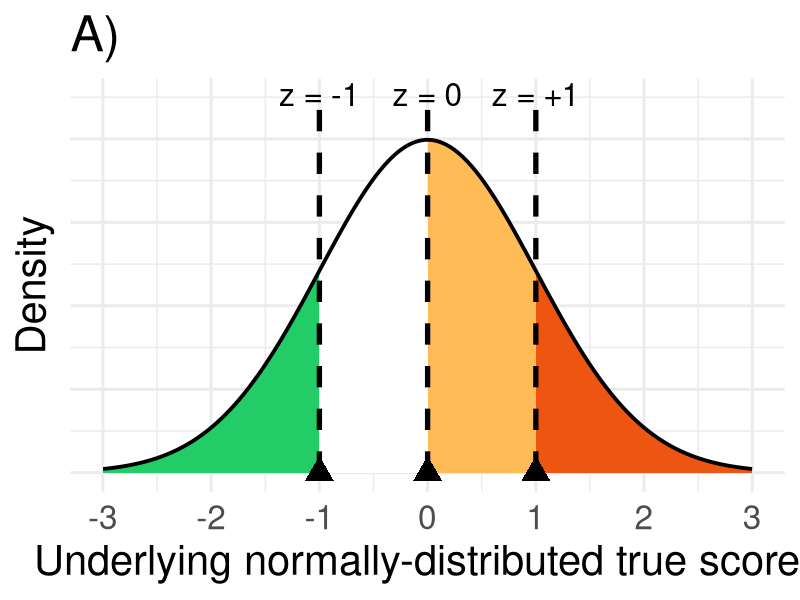
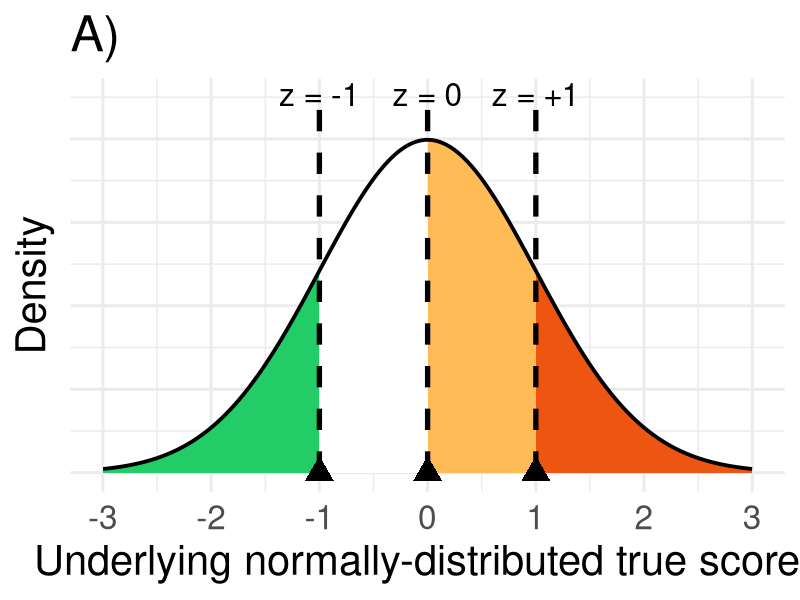
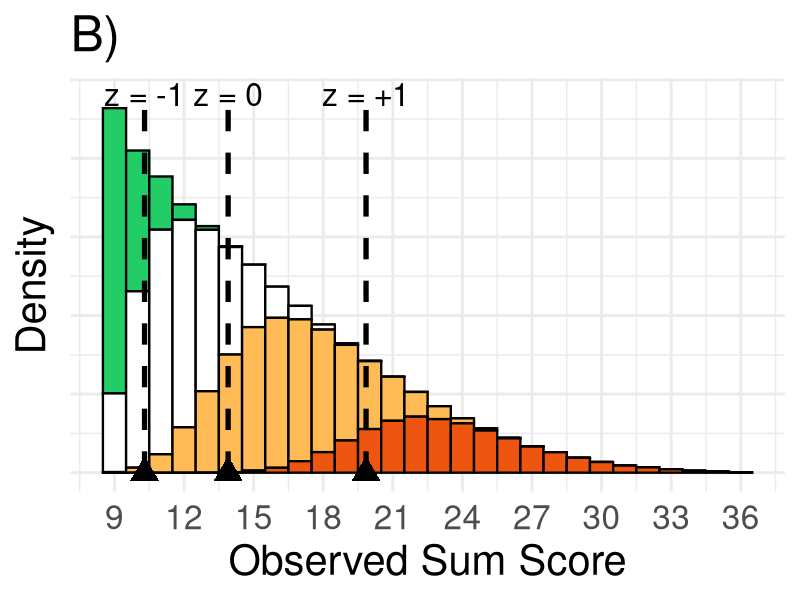
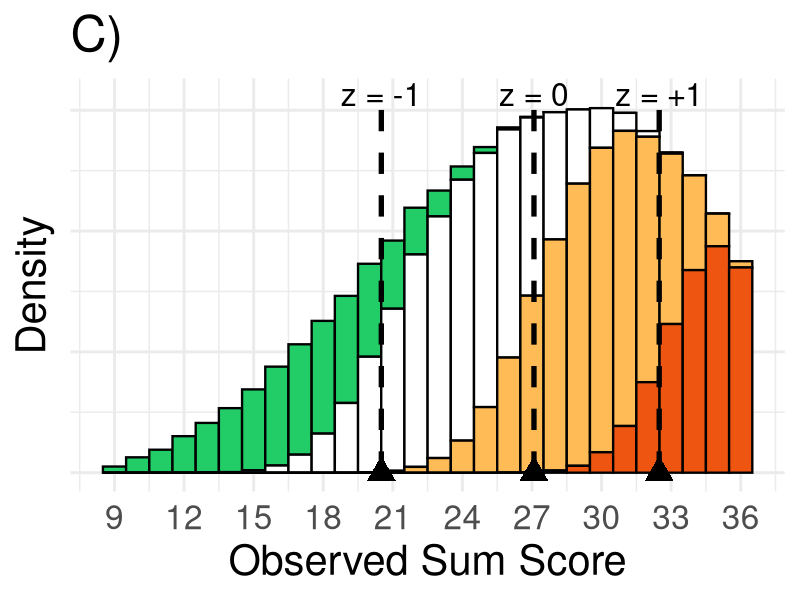

Here is the R script that generated these plots, in order:
library(ggplot2)

set.seed(0)

# ----------------------------
# SETTINGS
# ----------------------------
N = 200000
J = 9  # 9 items, 4-point Likert (ordinal via thresholds)

# Latent trait (true z-score scale)
z = rnorm(N, 0, 1)

# Four broad color bands for reference only
band = cut(
  z,
  breaks = c(-Inf, -1, 0, 1, Inf),
  labels = c("< -1", "-1 to 0", "0 to +1", "> +1"),
  right = FALSE
)
band = factor(band, levels = c("< -1", "-1 to 0", "0 to +1", "> +1"))

pal4 = c(
  "< -1"    = "#22CC66",
  "-1 to 0" = "#FFFFFF",
  "0 to +1" = "#FFBB55",
  "> +1"    = "#EE5511"
)

# Random item thresholds (3 per item -> 4 categories), then shift them
cuts0 = t(replicate(J, sort( seq(-1.3, 1.3, length.out=3)  )))  # J x 3

shift_floor = 1.4  # larger = more floor distortion
shift_mid   = -0.7  # smaller = less distortion

cuts_floor = cuts0 + shift_floor
cuts_mid   = cuts0 + shift_mid

# ----------------------------
# PLOT 1: latent Gaussian with shaded regions + cut lines
# ----------------------------
z_grid = seq(-3.5, 3.5, length.out = 3000)
dens   = dnorm(z_grid)

band_grid = cut(
  z_grid,
  breaks = c(-Inf, -1, 0, 1, Inf),
  labels = c("< -1", "-1 to 0", "0 to +1", "> +1"),
  right = FALSE
)
band_grid = factor(band_grid, levels = levels(band))

df_lat = data.frame(z = z_grid, dens = dens, band = band_grid)

p_latent = ggplot(df_lat, aes(x = z, y = dens)) +
  geom_text(data=data.frame(),aes(x = c(-1,0,1), y = Inf, label = c("z = -1", "z = 0", "z = +1")),
    vjust = 1.2, size = 8  ) +
  geom_area(aes(fill = band), color = NA) +
  geom_line(color = "black", linewidth = 1.3) +
  geom_segment(data = data.frame(),
    aes(x = c(-1,0,1), xend = c(-1,0,1), y = 0, yend = 0.45),
    linetype = 2, linewidth = 1.8  ) +
  scale_fill_manual(values = pal4, guide = "none") +
  scale_x_continuous(limits = c(-3, 3), breaks = seq(-3, 3, 1)) +
  geom_point( data = data.frame(), aes(x = c(-1,0,1), y = 0),
    shape = 17, size = 7 ) +
  labs(x = "Underlying normally-distributed true scores", y = "Density", title = "A)") +
  theme_minimal(base_size = 22) +
  theme(axis.text.y = element_blank(),
        text=element_text(size=30)); p_latent

# ----------------------------
# SIMULATION: sum scores under a given threshold matrix
# ----------------------------
simulate_sumscore = function(cuts_mat) {
  sumscore = rep.int(0L, N)
  for (j in 1:J) {
    ystar = z + rnorm(N,0,1)  # probit-style latent response
    sumscore = sumscore +
      1L +
      (ystar > cuts_mat[j, 1]) +
      (ystar > cuts_mat[j, 2]) +
      (ystar > cuts_mat[j, 3])
  }
  sumscore
}

sum_floor = simulate_sumscore(cuts_floor)
sum_mid   = simulate_sumscore(cuts_mid)

# Data frames with the 4-band coloring (no legend)
df_floor = data.frame(SumScore = sum_floor, band = band)
df_mid2  = data.frame(SumScore = sum_mid,   band = band)

# Stacked-bar data with GLOBAL density (avoids the "rare bands inflated" artifact)
make_counts = function(d) {
  out = as.data.frame(table(SumScore = d$SumScore, band = d$band))
  out$SumScore = as.numeric(as.character(out$SumScore))
  out$density = out$Freq / N  # binwidth = 1
  out
}

dfc_floor = make_counts(df_floor)
dfc_mid   = make_counts(df_mid2)

# ----------------------------
# Map z = -1, 0, +1 to expected sum score E(S | z) analytically
# ----------------------------
Ez_to_Esum = function(z0, cuts_mat) {
  out = 0
  for (j in 1:J) {
    t1 = cuts_mat[j, 1]; t2 = cuts_mat[j, 2]; t3 = cuts_mat[j, 3]
    # Probabilities for ordinal categories given z0 in probit model
    p1 = pnorm(t1 - z0)
    p2 = pnorm(t2 - z0) - pnorm(t1 - z0)
    p3 = pnorm(t3 - z0) - pnorm(t2 - z0)
    p4 = 1 - pnorm(t3 - z0)
    out = out + (1*p1 + 2*p2 + 3*p3 + 4*p4)
  }
  out
}

z_ref = c(-1, 0, 1)

E_floor = sapply(z_ref, Ez_to_Esum, cuts_mat = cuts_floor)
E_mid   = sapply(z_ref, Ez_to_Esum, cuts_mat = cuts_mid)

df_ref_floor = data.frame(SumScore = E_floor, lab = c("z = -1", "z = 0", "z = +1"))
df_ref_mid   = data.frame(SumScore = E_mid,   lab = c("z = -1", "z = 0", "z = +1"))

# ----------------------------
# PLOT 2 & 3: sum-score distributions with 4-band colors + cut lines (no legend)
# ----------------------------
plot_sum = function(dfc, df_ref, ttl) {
  dfc_tot <- aggregate(density ~ SumScore, data = dfc, sum)
  ymax <- max(dfc_tot$density)
  
  ggplot(dfc) +
    coord_cartesian(ylim=c(0,ymax*1.03))+
    geom_col(
      aes(x = SumScore, y = density, fill = band),
      width = 1, color = "black", linewidth = 0.8
    ) +
    # dashed lines that STOP before the top
    geom_segment(
      data = df_ref,
      aes(x = SumScore, xend = SumScore, y = 0, yend = ymax * 1),
      linetype = 2, linewidth = 1.8
    ) +
    geom_point(
      data = df_ref, aes(x = SumScore, y = 0),
      shape = 17, size = 7
    ) +
    # labels at the very top (inside panel), no overlap since lines stop lower
    geom_text(
      data = df_ref,
      aes(x = SumScore, y = Inf, label = lab),
      vjust = 1.2, size = 8
    ) +
    scale_fill_manual(values = pal4, guide = "none") +
    scale_x_continuous(
      breaks = seq(J, 4*J, 3),
      limits = c(J - 0.5, 4*J + 0.5)
    ) +
    labs(x = "Observed Sum Score", y = "Density", title = ttl) +
    theme_minimal(base_size = 22) +
    theme(axis.text.y = element_blank(),
          text=element_text(size=30))
}


p_sum_floor = plot_sum(dfc_floor, df_ref_floor, "B)")

p_sum_mid = plot_sum(dfc_mid, df_ref_mid, "C)")

# ----------------------------
# PRINT
# ----------------------------
p_latent
p_sum_floor
p_sum_mid
